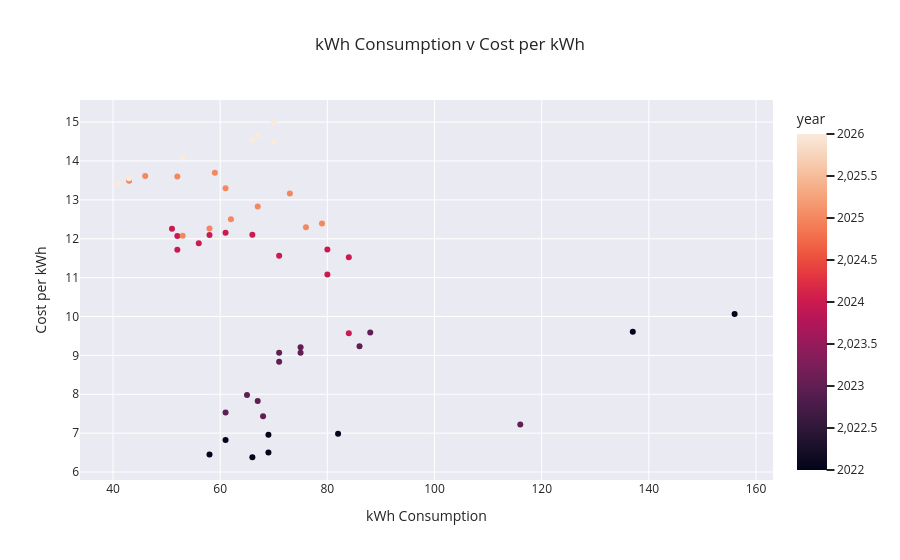

Notebook cell for this chart:
### Markdown cell above
#### **Q3. Am I using less electricity but paying more per kWh?**

### Code cell
figure5 = px.scatter(
    bill,
    x = 'kwh_cons',
    y = 'cost_per_kwh',
    labels = {
        'kwh_cons':'kWh Consumption',
        'cost_per_kwh':'Cost per kWh'
    },
    title = 'kWh Consumption v Cost per kWh',
    color='year',
    template='seaborn'
)

figure5.show()

### Figure 1 — Plotly figure (JSON) as saved in the notebook; plotly's stock layout.template omitted (floating-point values rounded to 4 significant figures)
{"data": [{"hovertemplate": "kWh Consumption=%{x}<br>Cost per kWh=%{y}<br>year=%{marker.color}<extra></extra>", "legendgroup": "", "marker": {"color": [2022, 2022, 2022, 2022, 2022, 2022, 2022, 2022, 2022, 2022, 2022, 2022, 2023, 2023, 2023, 2023, 2023, 2023, 2023, 2023, 2023, 2023, 2023, 2023, 2024, 2024, 2024, 2024, 2024, 2024, 2024, 2024, 2024, 2024, 2024, 2024, 2025, 2025, 2025, 2025, 2025, 2025, 2025, 2025, 2025, 2025, 2025, 2025, 2026, 2026, 2026, 2026, 2026, 2026, 2026, 2026, 2026, 2026, 2026, 2026], "coloraxis": "coloraxis", "symbol": "circle"}, "mode": "markers", "name": "", "orientation": "v", "showlegend": false, "type": "scatter", "x": [NaN, 137.0, 58.0, NaN, 156.0, 69.0, 69.0, 66.0, 82.0, NaN, NaN, 61.0, NaN, 116.0, 61.0, 75.0, 86.0, 88.0, 71.0, 71.0, 75.0, 67.0, 65.0, 68.0, 71.0, 66.0, 61.0, 80.0, 84.0, 84.0, 80.0, 56.0, 52.0, 52.0, 58.0, 51.0, 53.0, 58.0, 62.0, 73.0, 79.0, 76.0, 67.0, 46.0, 61.0, 52.0, 59.0, 43.0, 41.0, 43.0, 53.0, 66.0, 70.0, 67.0, 70.0, NaN, NaN, NaN, NaN, NaN], "xaxis": "x", "y": [NaN, 9.611, 6.451, NaN, 10.07, 6.96, 6.505, 6.38, 6.983, NaN, NaN, 6.826, NaN, 7.222, 7.531, 9.071, 9.233, 9.589, 9.067, 8.839, 9.211, 7.828, 7.984, 7.434, 11.56, 12.1, 12.15, 11.08, 11.52, 9.572, 11.72, 11.89, 12.07, 11.71, 12.1, 12.26, 12.07, 12.27, 12.5, 13.16, 12.39, 12.3, 12.83, 13.61, 13.3, 13.6, 13.7, 13.49, 13.41, 13.55, 14.09, 14.53, 14.49, 14.66, 14.98, NaN, NaN, NaN, NaN, NaN], "yaxis": "y"}], "layout": {"coloraxis": {"colorbar": {"title": {"text": "year"}}, "colorscale": [[0, "rgb(2,4,25)"], [0.0625, "rgb(24,15,41)"], [0.125, "rgb(47,23,57)"], [0.1875, "rgb(71,28,72)"], [0.25, "rgb(97,30,82)"], [0.3125, "rgb(123,30,89)"], [0.375, "rgb(150,27,91)"], [0.4375, "rgb(177,22,88)"], [0.5, "rgb(203,26,79)"], [0.5625, "rgb(223,47,67)"], [0.625, "rgb(236,76,61)"], [0.6875, "rgb(242,107,73)"], [0.75, "rgb(244,135,95)"], [0.8125, "rgb(245,162,122)"], [0.875, "rgb(246,188,153)"], [0.9375, "rgb(247,212,187)"], [1, "rgb(250,234,220)"]]}, "legend": {"tracegroupgap": 0}, "title": {"text": "kWh Consumption v Cost per kWh"}, "xaxis": {"anchor": "y", "domain": [0, 1], "title": {"text": "kWh Consumption"}}, "yaxis": {"anchor": "x", "domain": [0, 1], "title": {"text": "Cost per kWh"}}}}
